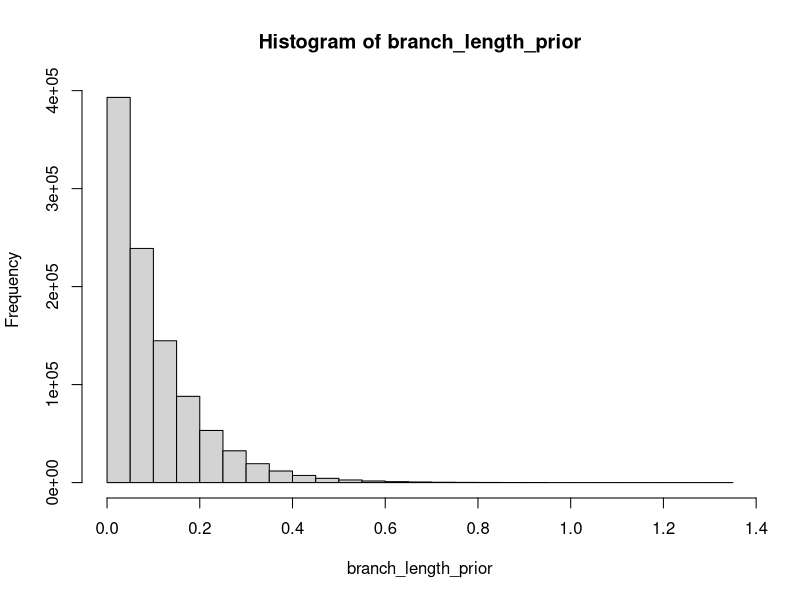

Write the R code that produced this figure.
## ---- chunk 1
knitr::opts_chunk$set(echo = TRUE)
## ---- chunk 2
row1 <- c(0.0, 1.0, 1.33, 1.0)
row2 <- c(1.0, 0.0, 1.0, 1.33)
row3 <- c(1.33, 1.0, 0.0, 1.0)
row4 <- c(1.0, 1.33, 1.0, 0.0)
rate_mat <- matrix(rbind(c(row1, row2, row3, row4)), nrow = 4)

colnames(rate_mat) <- c("A","C", "G", "T")
rownames(rate_mat) <- c("A","C","G", "T")
rate_mat

## ---- chunk 3
Pi = c(.4, .1, .2, .3)
diagonal_pi <- diag(Pi)
## ---- chunk 4
Q_unscaled <- rate_mat * Pi
Q_unscaled
## ---- chunk 5
rowsums <- rowSums(Q_unscaled)
rowsums
for (i in 1:4){
  Q_unscaled[i, i] <- -rowsums[1]
}

Q_unscaled
## ---- chunk 6
offdiags <- function(mat = matrix){
diag_sum <- sum(diag(mat))
off_diag_sum <- sum(i) - diag_sum
return(off_diag_sum)
}


## ---- chunk 7
b <- Q_unscaled * diagonal_pi
b
## ---- chunk 8

scaling <- offdiags(b)

scaledQ <- Q_unscaled/scaling


## ---- chunk 9
longish_branch <- scaledQ*.05

## ---- chunk 10
Pi[2]*longish_branch[2,2] * Pi[2]*longish_branch[2,2] * Pi[1] * scaledQ[1,3]*Pi[4]*longish_branch[4,4]

## ---- chunk 11

branch_length_prior <- rexp(1000000, 10)
hist(branch_length_prior)

## ---- chunk 12

branch_length_prior <- rexp(1, 10)

prior_branch <- scaledQ*branch_length_prior
Pi[2]*prior_branch[2,2] * Pi[2]*prior_branch[2,2] * Pi[1] * scaledQ[1,3]*Pi[4]*prior_branch[4,4]

## ---- chunk 13

# Work goes here

## ---- chunk 14

# Code here

## ---- chunk 15


for (i in 1:10){
     branch_length <- rexp(1, 10)
     print(branch_length)
     prior_branch <- scaledQ * branch_length
     total_likelihood <- Pi[2]*prior_branch[2, 2] + Pi[2]*prior_branch[2,2] + Pi[1]*prior_branch[1,3] + Pi[4]*prior_branch[4,4]
     print( total_likelihood)
 }



## ---- chunk 16



